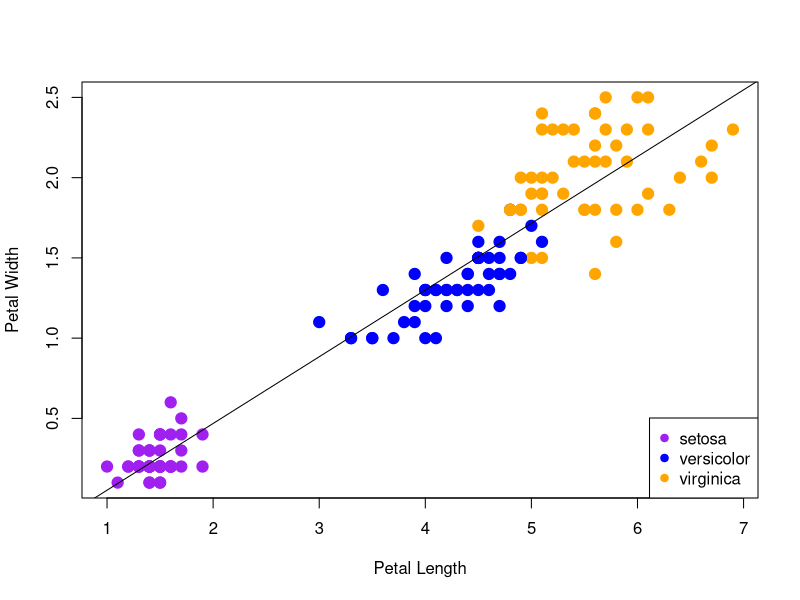
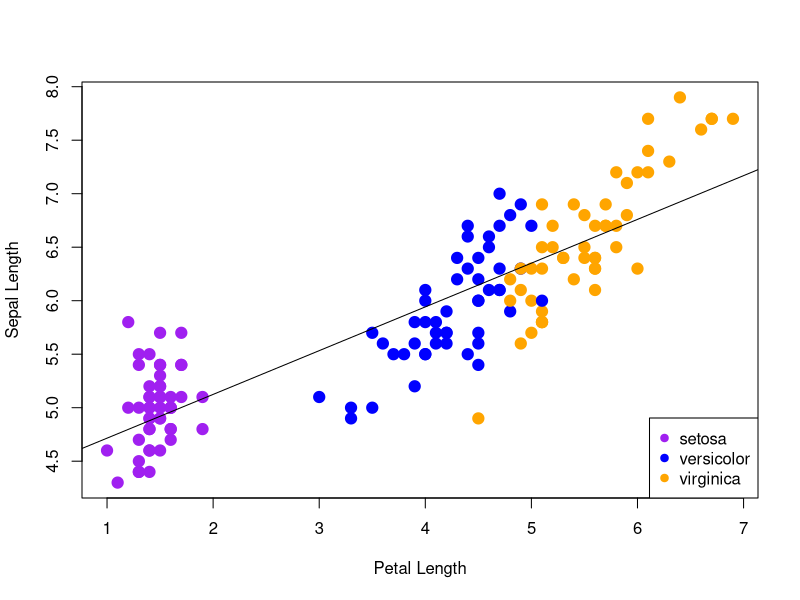
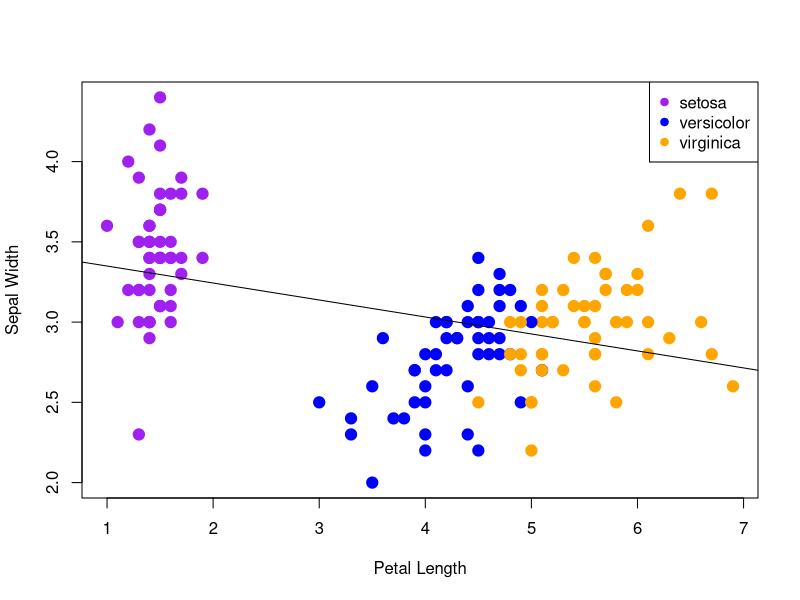

The R script that drew these images, in order: (Note: this script raises an error after producing the figures.)
##################################################
# 		  Gotta set up that WD (pc only)		#
##################################################

#setwd("C:/Users/hille/Documents/Rbootcamp_S2020/Iris-repo/")

##################################################
# 					Housekeeping				 #
##################################################

#This mixes the data and then assigns IRIS to read it in the mixed order 
#Then stores the mixed data as an object
oo <- sample(x=1:150, 150, replace=FALSE)
mix <- iris[oo,]

#Creates and stores "mix$" as seperate objects
species <- mix$Species
petalL <- mix$Petal.Length
petalW <- mix$Petal.Width
sepalL <- mix$Sepal.Length
sepalW <- mix$Sepal.Width


#This matches each species with their respective colors
species2 <- species
color2 <- rep("red", 150)
species2 == "setosa"
color2[species2 == "setosa"] <- "purple"
color2
color2[species2 == "versicolor"] <- "blue"
color2
color2[species2 == "virginica"] <- "orange"
color2

##################################################
# 				2-D Scatter plots				 #
##################################################

#Here are the setups for the linear regressions for each of the comparisons I have made
petalW.lm <- lm(petalW ~ petalL)
sepalL.lm <- lm(sepalL ~ petalL)
sepalW.lm <- lm(sepalW ~ petalL)

plot(petalL, petalW, cex=1.5, pch=19, col=color2, xlab = "Petal Length", ylab = "Petal Width")
abline(petalW.lm, col="black")
legend('bottomright', legend = levels(species), col = c("purple", "blue", "orange"), cex = 1, pch = 19)

plot(petalL, sepalL, col=color2, cex=1.5, pch=19, xlab = "Petal Length", ylab = "Sepal Length")
abline(sepalL.lm, col="black")
legend('bottomright', legend = levels(species), col = c("purple", "blue", "orange"), cex = 1, pch = 19)

plot(petalL, sepalW, col=color2, cex=1.5, pch=19, xlab="Petal Length", ylab="Sepal Width")
abline(sepalW.lm, col="black")
legend('topright', legend = levels(species), col = c("purple", "blue", "orange"), cex = 1, pch = 19)

##################################################
# 				Below are extra notes			 #
##################################################

#This is needed to set up and use "RMarkdown"
require("rmarkdown")
Sys.setenv(RSTUDIO_PANDOC="C:/Program Files/RStudio/bin/pandoc")
render("markdown_ethan_test.Rmd", "html_document")

#This works with the dataset in order
species <- iris$Species
color <- rep("red", 150)
species == "setosa"
color[species == "setosa"] <- "purple"
color
color[species == "versicolor"] <- "blue"
color
color[species == "virginica"] <- "green"
color
